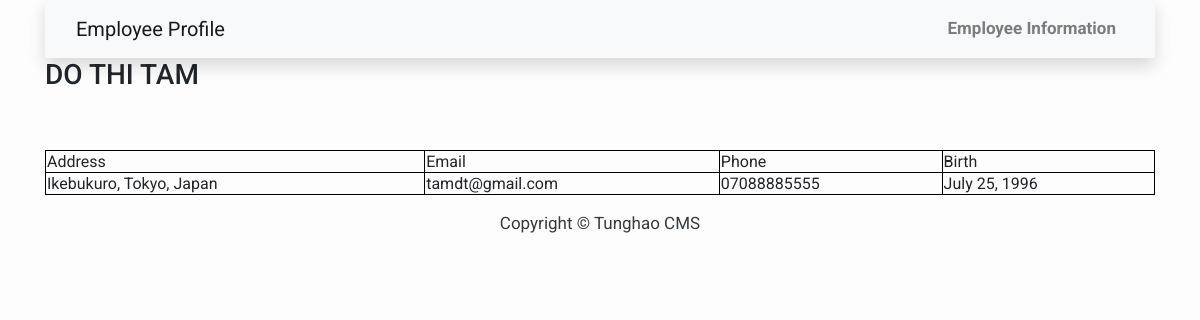
The page /employee/profile/2 on the database its author committed.
### CVEmp/models.py (models this page shows, shortened)
class Profile(models.Model):
	address = models.CharField(max_length=500)
	phone = models.CharField(max_length=12)
	email = models.EmailField(max_length=100, unique=True)
	birth = models.DateField()
	skills = models.CharField(max_length=500, blank=True, null=True)
	emp = models.OneToOneField(
		Employee,
		related_name="employee",
		on_delete=models.CASCADE,
		primary_key=True
	)

class Employee(models.Model):
	emp_name = models.CharField(max_length=100, unique=True)
	emp_code = models.CharField(max_length=50, unique=True)
	emp_position = models.CharField(max_length=255)
	emp_img = models.ImageField(upload_to='employee/%Y/%m', null=True)
	class Meta:
		ordering = ('emp_name', 'emp_code')
	def __str__(self):
		return self.emp_name

### CVEmp/views.py (the view)
# urls.py: path('profile/<int:pk>', ProfileEmployee.as_view(), name="employee_profile"),
class ProfileEmployee(DetailView):
	model = Profile
	template = 'employee/profile_employee.html'
	def get(self, request, *args, **kwargs):
		try:
			profile = Profile.objects.get(emp__pk=kwargs['pk'])
			context = { 'profile': profile }
			return render(request, 'employee/profile_employee.html', context)
		except ObjectDoesNotExist:
			return HttpResponseNotFound('<h1 style="color:red">Page not found</h1><h4>This employee has no profile yet</h4>')

### templates/employee/profile_employee.html (shortened to what this page needs)
{% extends "base.html" %}
{% block nav-name %}
	Employee Profile
{% endblock nav-name %}
{% block content %}
<h3>{{ profile.emp }}</h3>
<br>
<br>
<table style="width: 100%;">
	<tr>
		<td>Address</td>
		<td>Email</td>
		<td>Phone</td>
		<td>Birth</td>
	</tr>
	<tr>
		<td>{{ profile.address }}</td>
		<td>{{ profile.email }}</td>
		<td>{{ profile.phone }}</td>
		<td>{{ profile.birth }}</td>
	</tr>
</table>
{% endblock content %}

### templates/base.html (style rules this page uses)
body { font-family: "Roboto", sans-serif; font-size: 17px; background-color: #fdfdfd; }

### templates/employee/profile_employee.html (style rules this page uses)
table, th, td { border:1px solid black; }

### rows shown on the page
Profile: emp "DO THI TAM", address "Ikebukuro, Tokyo, Japan", email "tamdt@gmail.com", phone "07088885555", birth "July 25, 1996"
